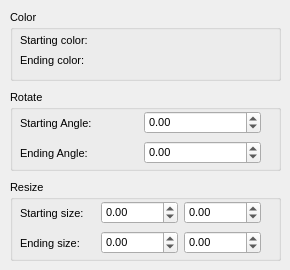
        <widget class="QWidget" name="tabAnimationObjectTypesTabBCR">
         <attribute name="title">
          <string>Animations</string>
         </attribute>
         <widget class="QGroupBox" name="grpColor">
          <property name="geometry">
           <rect>
            <x>10</x>
            <y>10</y>
            <width>271</width>
            <height>71</height>
           </rect>
          </property>
          <property name="font">
           <font>
            <pointsize>8</pointsize>
           </font>
          </property>
          <property name="title">
           <string>Color</string>
          </property>
          <widget class="QWidget" name="layoutWidget_4">
           <property name="geometry">
            <rect>
             <x>10</x>
             <y>40</y>
             <width>241</width>
             <height>21</height>
            </rect>
           </property>
           <layout class="QHBoxLayout" name="horizontalLayout_13">
            <item>
             <widget class="QLabel" name="lblColorEndingColor">
              <property name="text">
               <string>Ending color:</string>
              </property>
             </widget>
            </item>
            <item>
             <widget class="gui::colorview::ColorView" name="cwColorEndingColor" native="true"/>
            </item>
           </layout>
          </widget>
          <widget class="QWidget" name="layoutWidget5">
           <property name="geometry">
            <rect>
             <x>10</x>
             <y>20</y>
             <width>241</width>
             <height>21</height>
            </rect>
           </property>
           <layout class="QHBoxLayout" name="horizontalLayout_11">
            <item>
             <widget class="QLabel" name="lblColorStartingColor">
              <property name="text">
               <string>Starting color:</string>
              </property>
             </widget>
            </item>
            <item>
             <widget class="gui::colorview::ColorView" name="cwColorStartingColor" native="true"/>
            </item>
           </layout>
          </widget>
         </widget>
         <widget class="QGroupBox" name="grpRotate">
          <property name="geometry">
           <rect>
            <x>10</x>
            <y>90</y>
            <width>271</width>
            <height>81</height>
           </rect>
          </property>
          <property name="font">
           <font>
            <pointsize>8</pointsize>
           </font>
          </property>
          <property name="title">
           <string>Rotate</string>
          </property>
          <widget class="QWidget" name="layoutWidget_5">
           <property name="geometry">
            <rect>
             <x>10</x>
             <y>20</y>
             <width>241</width>
             <height>26</height>
            </rect>
           </property>
           <layout class="QHBoxLayout" name="horizontalLayout_15">
            <item>
             <widget class="QLabel" name="lblRotateStartingAngle">
              <property name="text">
               <string>Starting Angle:</string>
              </property>
             </widget>
            </item>
            <item>
             <widget class="QDoubleSpinBox" name="dsbRotateStartingAngle">
              <property name="minimum">
               <double>-1000000.000000000000000</double>
              </property>
              <property name="maximum">
               <double>1000000.000000000000000</double>
              </property>
             </widget>
            </item>
           </layout>
          </widget>
          <widget class="QWidget" name="layoutWidget_6">
           <property name="geometry">
            <rect>
             <x>10</x>
             <y>50</y>
             <width>241</width>
             <height>26</height>
            </rect>
           </property>
           <layout class="QHBoxLayout" name="horizontalLayout_16">
            <item>
             <widget class="QLabel" name="lblRotateEndingAngle">
              <property name="text">
               <string>Ending Angle:</string>
              </property>
             </widget>
            </item>
            <item>
             <widget class="QDoubleSpinBox" name="dsbRotateEndingAngle">
              <property name="minimum">
               <double>-1000000.000000000000000</double>
              </property>
              <property name="maximum">
               <double>1000000.000000000000000</double>
              </property>
             </widget>
            </item>
           </layout>
          </widget>
         </widget>
         <widget class="QGroupBox" name="grpResize">
          <property name="geometry">
           <rect>
            <x>10</x>
            <y>180</y>
            <width>271</width>
            <height>81</height>
           </rect>
          </property>
          <property name="font">
           <font>
            <pointsize>8</pointsize>
           </font>
          </property>
          <property name="title">
           <string>Resize</string>
          </property>
          <widget class="QWidget" name="layoutWidget6">
           <property name="geometry">
            <rect>
             <x>10</x>
             <y>20</y>
             <width>241</width>
             <height>26</height>
            </rect>
           </property>
           <layout class="QHBoxLayout" name="horizontalLayout_12">
            <item>
             <widget class="QLabel" name="lblResizeStartingSize">
              <property name="text">
               <string>Starting size:</string>
              </property>
             </widget>
            </item>
            <item>
             <widget class="QDoubleSpinBox" name="dabResizeStartingSizeX">
              <property name="minimum">
               <double>-50000.000000000000000</double>
              </property>
              <property name="maximum">
               <double>50000.000000000000000</double>
              </property>
             </widget>
            </item>
            <item>
             <widget class="QDoubleSpinBox" name="dabResizeStartingSizeY">
              <property name="minimum">
               <double>-50000.000000000000000</double>
              </property>
              <property name="maximum">
               <double>50000.000000000000000</double>
              </property>
             </widget>
            </item>
           </layout>
          </widget>
          <widget class="QWidget" name="layoutWidget6_2">
           <property name="geometry">
            <rect>
             <x>10</x>
             <y>50</y>
             <width>241</width>
             <height>26</height>
            </rect>
           </property>
           <layout class="QHBoxLayout" name="horizontalLayout_18">
            <item>
             <widget class="QLabel" name="lblResizeEndingSize">
              <property name="text">
               <string>Ending size:</string>
              </property>
             </widget>
            </item>
            <item>
             <widget class="QDoubleSpinBox" name="dabResizeEndingSizeX">
              <property name="minimum">
               <double>-50000.000000000000000</double>
              </property>
              <property name="maximum">
               <double>50000.000000000000000</double>
              </property>
             </widget>
            </item>
            <item>
             <widget class="QDoubleSpinBox" name="dabResizeEndingSizeY">
              <property name="minimum">
               <double>-50000.000000000000000</double>
              </property>
              <property name="maximum">
               <double>50000.000000000000000</double>
              </property>
             </widget>
            </item>
           </layout>
          </widget>
         </widget>
        </widget>
